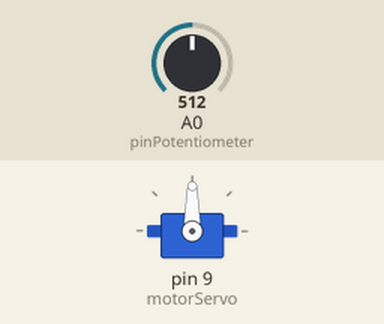
Recording of a sketch running on a simulated Arduino Uno, built with avr-gcc and run on an emulated ATmega328P. On the bench: servo. The inputs (shaded band) are chosen by the test bench; at power-on: A0 (pinPotentiometer) = 512.

Above: at 1.2 s.
1.3 s: A0 (pinPotentiometer) set to 716
At 1.9 s:
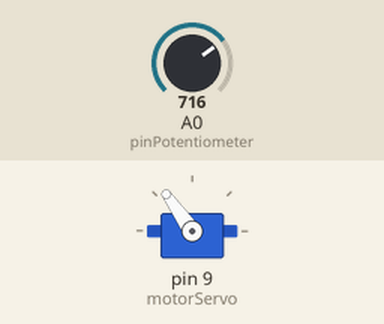
2.8 s: A0 (pinPotentiometer) set to 900
At 3.9 s:
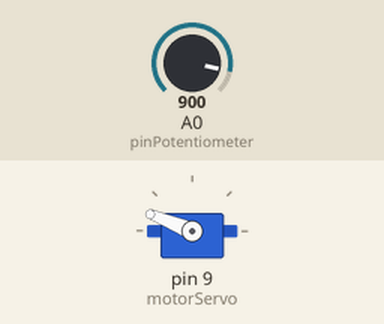
4.3 s: A0 (pinPotentiometer) set to 1023
At 5.3 s:
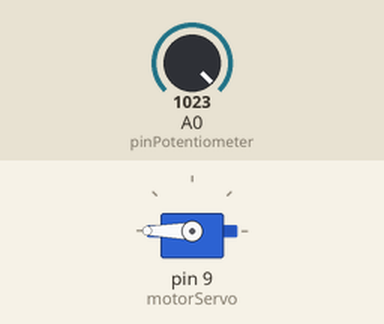
5.8 s: A0 (pinPotentiometer) set to 306
At 6.2 s:
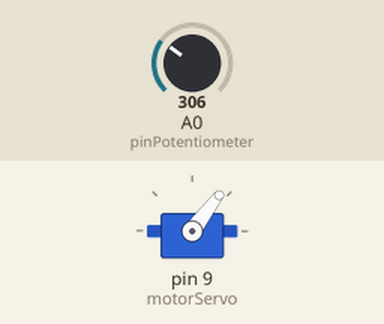
7.3 s: A0 (pinPotentiometer) set to 122
At 7.6 s:
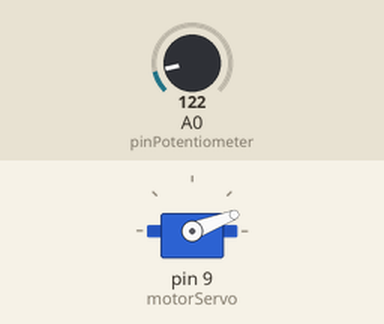
Timing chart, 0 to 9.8 s (numbered marks = the images above; inputs shaded):
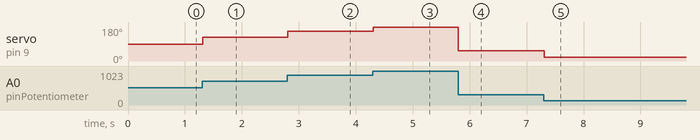

The sketch:

10_-_Mengontrol_Motor_Servo.ino
```cpp
#include <Servo.h>

Servo motorServo;

int pinPotentiometer = A0;
int nilai;

void setup() {
  motorServo.attach(9);
}

void loop() {
  nilai = analogRead(pinPotentiometer);
  nilai = map(nilai, 0, 1023, 0, 180);
  motorServo.write(nilai);
  delay(15);
}
```

Measured:
- after the input at 1.3 s, servo on pin 9 (motorServo): 90° → 125° at once
- after the input at 2.8 s, servo on pin 9 (motorServo): 125° → 158° at once
- after the input at 4.3 s, servo on pin 9 (motorServo): 158° → 180° at once
- after the input at 5.8 s, servo on pin 9 (motorServo): 180° → 53° at once
- after the input at 7.3 s, servo on pin 9 (motorServo): 53° → 21° at once
